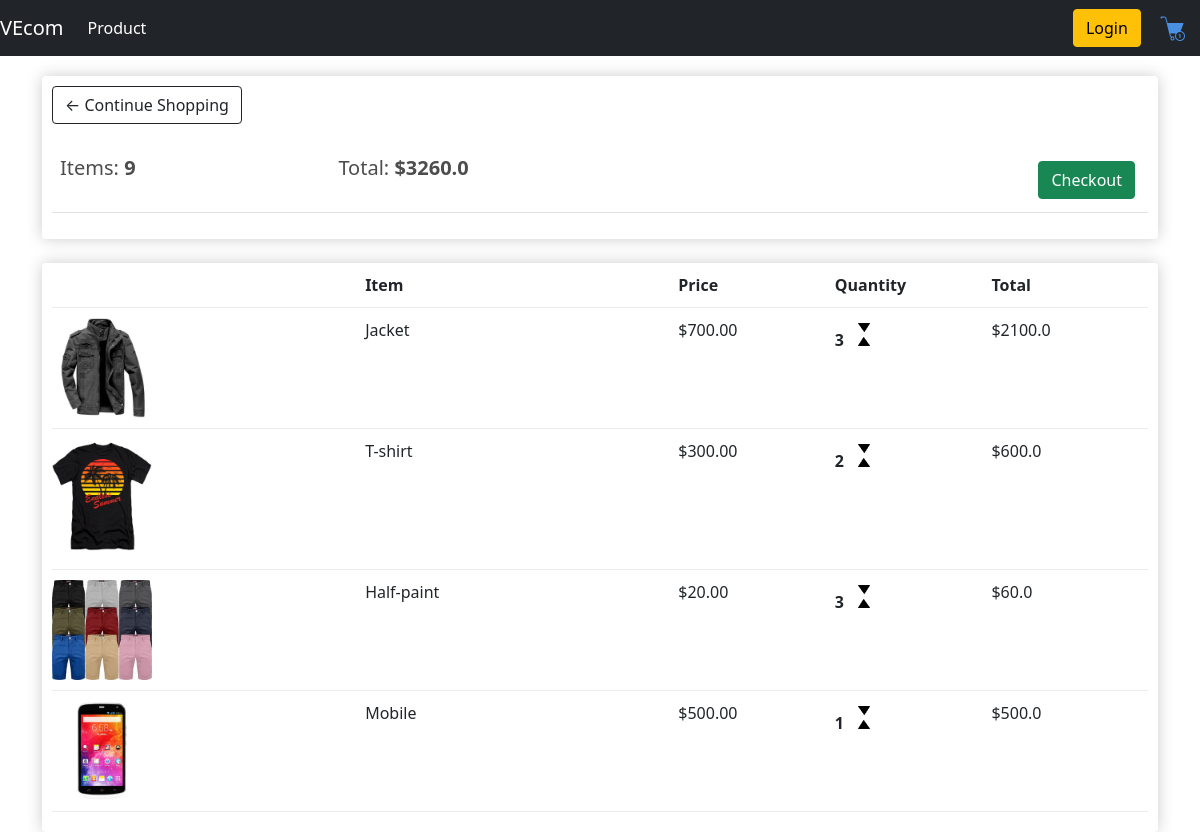
The app's page /cart/ (signed in) with its own data.
### store/models.py (models this page shows, shortened)
class Order(models.Model):
    customer = models.ForeignKey(Customer, on_delete=models.SET_NULL, null=True, blank=True)
    date_ordered = models.DateTimeField(auto_now_add = True, blank=True)
    complete = models.BooleanField(default=False)
    transaction_id = models.CharField(max_length= 100, null=True)
    @property
    def get_cart_total(self):
        orderitems = self.orderitem_set.all()
        total = sum([item.get_total for item in orderitems])
        return total
    @property
    def get_cart_items(self):
        orderitems = self.orderitem_set.all()
        total = sum([item.quantity for item in orderitems])
        return total

class OrderItem(models.Model):
    product = models.ForeignKey(Product, on_delete=models.SET_NULL, null=True)
    order = models.ForeignKey(Order, on_delete=models.SET_NULL, null=True)
    quantity = models.IntegerField(default=0, null=True, blank=True)
    date_added = models.DateTimeField(auto_now_add=True)
    @property
    def get_total(self):
        total = self.product.price * self.quantity
        return total

class Product(models.Model):
     name = models.CharField(max_length=200)
     price = models.FloatField()
     digital = models.BooleanField(default=False,null=True, blank=True)
     image = models.ImageField(null = True, blank=True)
     @property
     def imageURL(self):
         try:
            url = self.image.url
         except:
            url = ''
         return url

### store/views.py (the view)
# urls.py: path('cart/', views.cart, name ="cart"),
def cart(request):
    if request.user.is_authenticated:
        customer = request.user.customer
        order, created = Order.objects.get_or_create(customer = customer, complete = False)
        items = order.orderitem_set.all()
        cartItems = order.get_cart_items
    else:
        items = []
        order = {'get_cart_total':0, 'get_cart_items':0, 'shipping':False}
        cartItems = order['get_cart_items']
    context = {'items':items, 'order':order, 'cartItems':cartItems}
    return render(request, 'basic/cart.html', context)

### store/templates/basic/cart.html
{% extends 'basic/main.html' %}
{% load static %}
{% block content %}
    <div class="row">
        <div class="col-lg-12">
            <div class="box-element">
                <a  class="btn btn-outline-dark" href="{% url 'store' %}">&#x2190; Continue Shopping</a>
				<br>
				<br>
				<table class="table">
					<tr>
						<th><h5>Items: <strong>{{order.get_cart_items}}</strong></h5></th>
						<th><h5>Total:<strong> ${{order.get_cart_total}}</strong></h5></th>
						<th>
							<a  style="float:right; margin:5px;" class="btn btn-success" href="{% url 'checkout' %}">Checkout</a>
						</th>
					</tr>
				</table>
            </div>
            <br>
            <div class="box-element">
                <div class="cart-row">
					<div style="flex:2"></div>
					<div style="flex:2"><strong>Item</strong></div>
					<div style="flex:1"><strong>Price</strong></div>
					<div style="flex:1"><strong>Quantity</strong></div>
					<div style="flex:1"><strong>Total</strong></div>
				</div>
				{% for item in items %}
				<div class="cart-row">
					<div style="flex:2"><img class="row-image" src="{{item.product.imageURL}}"></div>
					<div style="flex:2"><p>{{item.product.name}}</p></div>
					<div style="flex:1"><p>${{item.product.price|floatformat:2}}</p></div>
					<div style="flex:1">
						<p class="quantity">{{item.quantity}}</p>
						<div class="quantity">
							<img data-product={{item.product.id}} data-action="add" class="chg-quantity update-cart" src="{% static  'images/arr1.png' %}">
							<img data-product={{item.product.id}} data-action="remove" class="chg-quantity update-cart" src="{% static  'images/arr2.png' %}">
						</div>
					</div>
					<div style="flex:1"><p>${{item.get_total}}</p></div>
				</div>
				{% endfor %}
            </div>
        </div>
    </div>
{% endblock content %}

### static/css/style.css (style rules this page uses)
body { background-color: hsl(0, 0%, 98%); }
h1,h2,h3,h4,h5,h6 { color:hsl(0, 0%, 30%); }
.box-element { box-shadow:hsl(0, 0%, 80%) 0 0 16px; background-color: #fff; border-radius: 4px; padding: 10px; }
.col-lg-4, .col-lg-6, .col-lg-8, .col-lg-12 { margin-top: 10px; padding-top: 20px; }
.btn { border-radius: 0; }
.row-image { width: 100px; }
.cart-row { display: flex; align-items: flex-stretch; padding-bottom: 10px; margin-bottom: 10px; border-bottom: 1px solid #ececec; }
.quantity { display: inline-block; font-weight: 700; padding-right:10px; }
.chg-quantity { width: 12px; cursor: pointer; display: block; margin-top: 5px; transition:.1s; }

### records on screen
Order: get_cart_items "9", get_cart_total "3260.0"
OrderItem: product.imageURL (picture), product.name "Jacket", product.price "700.00", quantity "3", get_total "2100.0"
OrderItem: product.imageURL (picture), product.name "T-shirt", product.price "300.00", quantity "2", get_total "600.0"
OrderItem: product.imageURL (picture), product.name "Half-paint", product.price "20.00", quantity "3", get_total "60.0"
OrderItem: product.imageURL (picture), product.name "Mobile", product.price "500.00", quantity "1", get_total "500.0"
